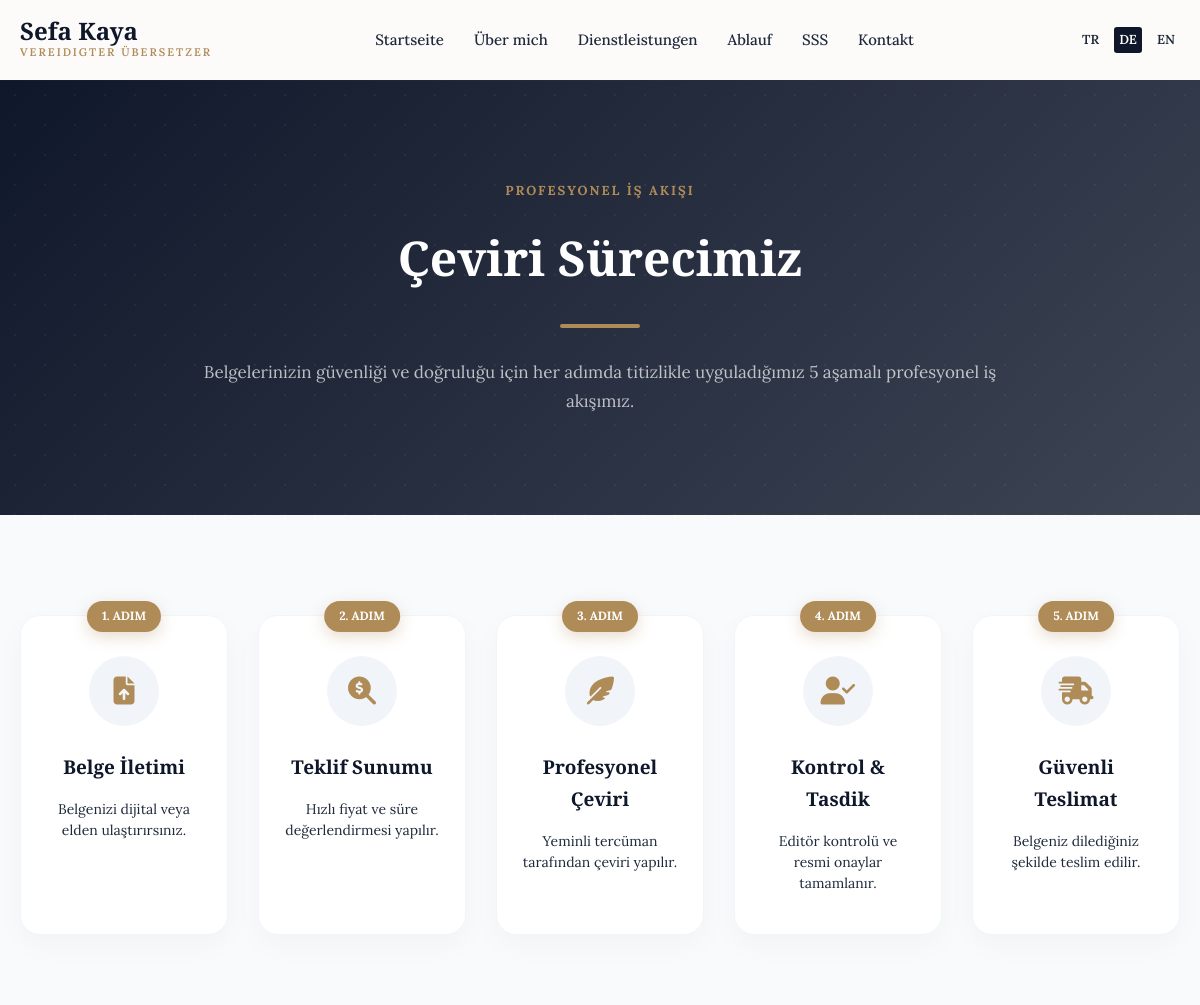
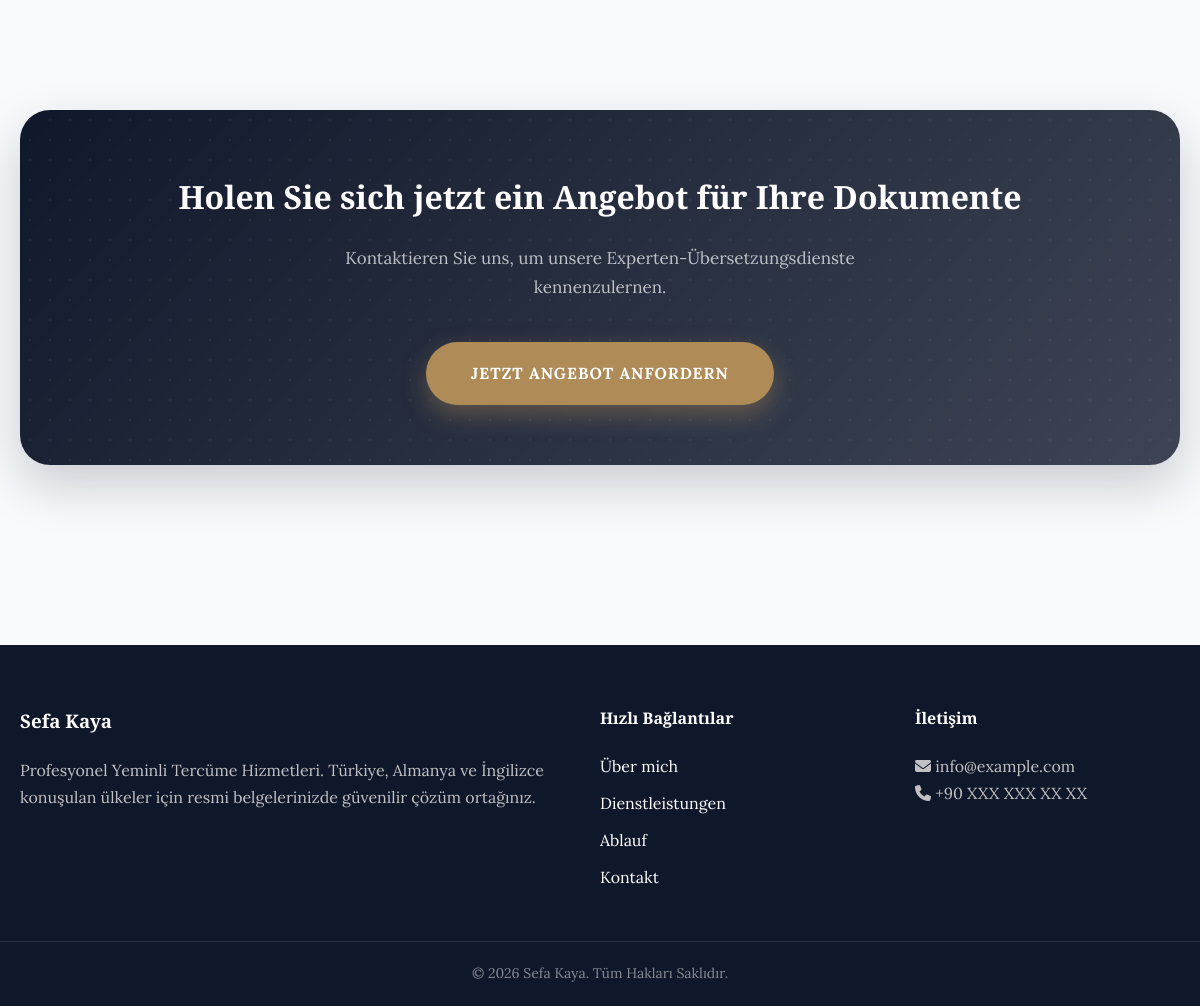
Page /surec.php?lang=de on the committed database (2 pictures, top to bottom).
### tables this page shows
CREATE TABLE IF NOT EXISTS languages (
    id INT AUTO_INCREMENT PRIMARY KEY,
    code VARCHAR(10) NOT NULL UNIQUE,
    name VARCHAR(50) NOT NULL,
    is_default TINYINT(1) DEFAULT 0
);

### classes/Language.php (called while the page is built, shortened)
<?php
class Language {
    private $pdo;
    private $current_lang;
    private $translations = [];
    public function __construct($pdo) {
        $this->pdo = $pdo;
        $this->initLanguage();
        $this->loadTranslations();
    }
    private function initLanguage() {
        if (isset($_GET['lang'])) {
            $lang = $_GET['lang'];
        } elseif (isset($_SESSION['lang'])) {
            $lang = $_SESSION['lang'];
        } else {
            $lang = DEFAULT_LANG;
        }
        $stmt = $this->pdo->prepare("SELECT id, code FROM languages WHERE code = ?");
        $stmt->execute([$lang]);
        $row = $stmt->fetch();
        if ($row) {
            $this->current_lang = $row['code'];
        } else {
            $stmt = $this->pdo->prepare("SELECT id, code FROM languages WHERE is_default = 1 LIMIT 1");
            $stmt->execute();
            $default = $stmt->fetch();
            $this->current_lang = $default['code'];
            $this->current_lang_id = $default['id'];
        }
    }
    private function loadTranslations() {
        $stmt = $this->pdo->prepare("
            SELECT t.key, t.value
            FROM translations t
            JOIN languages l ON t.lang_id = l.id
            WHERE l.code = ?
        ");
        $stmt->execute([$this->current_lang]);
        $rows = $stmt->fetchAll();
        foreach ($rows as $row) {
            $this->translations[$row['key']] = $row['value'];
        }
    }
    public function get($key, $default = null) {
        return $this->translations[$key] ?? ($default ?? $key);
    }
    public function getCurrentLang() {
        return $this->current_lang;
    }
}
?>

### surec.php (the view, shortened to what this page needs)
<?php include 'includes/head.php'; ?>
<main style="background: #f8fafc; padding-bottom: 80px;">
    <section class="page-header" style="background: linear-gradient(135deg, var(--primary-color) 0%, rgba(var(--primary-rgb), 0.8) 100%); padding: 100px 0; position: relative; overflow: hidden; text-align: center;">
        <div style="position: absolute; top: 0; left: 0; right: 0; bottom: 0; opacity: 0.05; background-image: radial-gradient(circle, var(--white) 1px, transparent 1px); background-size: 30px 30px;"></div>
        <div class="container" style="position: relative; z-index: 1;">
            <span style="font-size: 13px; font-weight: 700; color: var(--accent-color); text-transform: uppercase; letter-spacing: 2px; display: block; margin-bottom: 15px;"><?php echo __('process_label', 'PROFESYONEL İŞ AKIŞI'); ?></span>
            <h1 style="font-size: 48px; color: var(--white); font-weight: 800; margin-bottom: 25px;"><?php echo __('process_title', 'Çeviri Sürecimiz'); ?></h1>
            <div style="width: 80px; height: 4px; background: var(--accent-color); margin: 0 auto; border-radius: 2px;"></div>
            <p style="max-width: 800px; margin: 30px auto 0; color: rgba(255,255,255,0.7); font-size: 17px; line-height: 1.7;"><?php echo __('process_subtitle', 'Belgelerinizin güvenliği ve doğruluğu için her adımda titizlikle uyguladığımız 5 aşamalı profesyonel iş akışımız.'); ?></p>
        </div>
    </section>
    <section class="section" style="padding: 100px 0;">
        <div class="container">
            <div class="process-grid" style="
                display: grid;
                grid-template-columns: repeat(auto-fit, minmax(200px, 1fr));
                gap: 30px;
                justify-content: center;
            ">
                <?php
                $steps = [
                    [
                        'id' => 1,
                        'icon' => 'fas fa-file-upload',
                        'title' => __('process_step1_title', 'Belge İletimi'),
                        'text' => __('process_step1_text', 'Belgenizi dijital veya elden ulaştırırsınız.')
                    ],
                    [
                        'id' => 2,
                        'icon' => 'fas fa-search-dollar',
                        'title' => __('process_step2_title', 'Teklif Sunumu'),
                        'text' => __('process_step2_text', 'Hızlı fiyat ve süre değerlendirmesi yapılır.')
                    ],
                    [
                        'id' => 3,
                        'icon' => 'fas fa-feather-alt',
                        'title' => __('process_step3_title', 'Profesyonel Çeviri'),
                        'text' => __('process_step3_text', 'Yeminli tercüman tarafından çeviri yapılır.')
                    ],
                    [
                        'id' => 4,
                        'icon' => 'fas fa-user-check',
                        'title' => __('process_step4_title', 'Kontrol & Tasdik'),
                        'text' => __('process_step4_text', 'Editör kontrolü ve resmi onaylar tamamlanır.')
                    ],
                    [
                        'id' => 5,
                        'icon' => 'fas fa-shipping-fast',
                        'title' => __('process_step5_title', 'Güvenli Teslimat'),
                        'text' => __('process_step5_text', 'Belgeniz dilediğiniz şekilde teslim edilir.')
                    ]
                ];
                foreach ($steps as $index => $step):
                ?>
                <div class="process-card" style="
                    background: var(--white);
                    padding: 40px 25px;
                    border-radius: 20px;
                    box-shadow: 0 10px 30px rgba(0,0,0,0.03);
                    text-align: center;
                    border: 1px solid var(--light-gray);
                    transition: all 0.4s ease;
                    position: relative;
                    animation: fadeInUp 0.6s ease-out <?php echo $index * 0.1; ?>s both;
                ">
                    <div style="
                        position: absolute;
                        top: -15px;
                        left: 50%;
                        transform: translateX(-50%);
                        background: var(--accent-color);
                        color: var(--white);
                        padding: 5px 15px;
                        border-radius: 20px;
                        font-size: 12px;
                        font-weight: 800;
                        box-shadow: 0 5px 15px rgba(var(--accent-rgb), 0.3);
                    ">
                        <?php echo $step['id']; ?>. ADIM
                    </div>
                    <div style="
                        width: 70px;
                        height: 70px;
                        background: var(--light-gray);
                        border-radius: 50%;
                        display: flex;
                        align-items: center;
                        justify-content: center;
                        margin: 0 auto 25px;
                        color: var(--accent-color);
                        font-size: 28px;
                        transition: all 0.3s;
                    ">
                        <i class="<?php echo $step['icon']; ?>"></i>
                    </div>
                    <h4 style="font-size: 19px; color: var(--primary-color); font-weight: 700; margin-bottom: 15px;"><?php echo $step['title']; ?></h4>
                    <p style="font-size: 14px; color: var(--text-color); line-height: 1.5; margin-bottom: 0;"><?php echo $step['text']; ?></p>
                </div>
                <?php endforeach; ?>
            </div>
        </div>
    </section>
    <?php
    $cta_title = 'Belgeleriniz İçin Hemen Teklif Alın';
    $cta_desc = 'Uzman çeviri hizmetlerimizle tanışmak ve sürecimizi deneyimlemek için bizimle iletişime geçin.';
    $cta_btn_text = 'HEMEN TEKLİF İSTEYİN';
    if ($currentLang == 'en') {
        $cta_title = 'Get a Fast Quote for Your Documents';
        $cta_desc = 'Contact us now to discover our expert translation services and experience our process.';
        $cta_btn_text = 'GET A QUOTE NOW';
    } elseif ($currentLang == 'de') {
        $cta_title = 'Holen Sie sich jetzt ein Angebot für Ihre Dokumente';
        $cta_desc = 'Kontaktieren Sie uns, um unsere Experten-Übersetzungsdienste kennenzulernen.';
        $cta_btn_text = 'JETZT ANGEBOT ANFORDERN';
    } elseif ($currentLang == 'ru') {
        $cta_title = 'Получите расчет стоимости перевода ваших документов';
        $cta_desc = 'Свяжитесь с нами, чтобы узнать о наших экспертных услугах по переводу.';
        $cta_btn_text = 'ПОЛУЧИТЬ РАСЧЕТ';
    }
    ?>
    <section class="section cta-section" style="padding-bottom: 100px;">
        <div class="container">
            <div style="
                background: linear-gradient(135deg, var(--primary-color) 0%, rgba(var(--primary-rgb), 0.8) 100%);
                border-radius: 30px;
                padding: 60px 40px;
                text-align: center;
                position: relative;
                overflow: hidden;
                box-shadow: 0 20px 50px rgba(var(--primary-rgb), 0.2);
            ">
                <div style="position: absolute; top: 0; left: 0; right: 0; bottom: 0; opacity: 0.05; background-image: radial-gradient(circle, var(--white) 1px, transparent 1px); background-size: 20px 20px;"></div>
                <h2 style="color: var(--white); font-size: 32px; font-weight: 800; margin-bottom: 20px; position: relative;"><?php echo $cta_title; ?></h2>
                <p style="color: rgba(255,255,255,0.7); max-width: 600px; margin: 0 auto 40px; font-size: 17px; position: relative;"><?php echo $cta_desc; ?></p>
                <a href="iletisim.php" class="btn-premium" style="
                    display: inline-block;
                    background: var(--accent-color);
                    color: var(--white);
                    padding: 18px 45px;
                    border-radius: 50px;
                    font-weight: 700;
                    text-decoration: none;
                    text-transform: uppercase;
                    letter-spacing: 1px;
                    transition: all 0.3s;
                    box-shadow: 0 10px 25px rgba(var(--accent-rgb), 0.4);
                    position: relative;
                ">
                    <?php echo $cta_btn_text; ?>
                </a>
            </div>
        </div>
    </section>
</main>
<?php include 'includes/foot.php'; ?>

### assets/css/style.css (style rules this page uses)
:root { --max-width: 1200px; --card-shadow: 0 4px 15px rgba(0, 0, 0, 0.08); }
* { margin: 0; padding: 0; box-sizing: border-box; }
body { font-family: 'Lora', serif; color: var(--text-color); line-height: 1.7; background-color: var(--secondary-color); }
h1, h2, h3, h4, .logo .name { font-family: 'Playfair Display', serif; font-weight: 700; }
.container { max-width: var(--max-width); margin: 0 auto; padding: 0 20px; }
a { text-decoration: none; color: inherit; transition: 0.3s; }
.section { padding: 80px 0; }

### rows in the picture
languages: code "Holen Sie sich jetzt ein Angebot für Ihre Dokumente", code "Kontaktieren Sie uns, um unsere Experten-Übersetzungsdienste kennenzulernen.", code "JETZT ANGEBOT ANFORDERN"

### other values in the picture
__('nav_title', 'Yeminli Tercüman') "VEREIDIGTER ÜBERSETZER"
__('nav_home', 'Ana Sayfa') "Startseite"
__('nav_about', 'Hakkımda') "Über mich"
__('nav_services', 'Hizmetler') "Dienstleistungen"
__('nav_process', 'Çeviri Süreci') "Ablauf"
__('nav_faq', 'SSS') "SSS"
__('nav_contact', 'İletişim') "Kontakt"
__('process_label', 'PROFESYONEL İŞ AKIŞI') "PROFESYONEL İŞ AKIŞI"
__('process_title', 'Çeviri Sürecimiz') "Çeviri Sürecimiz"
$step['id'] "1"
$step['title'] "Belge İletimi"
$step['text'] "Belgenizi dijital veya elden ulaştırırsınız."
$step['id'] "2"
$step['title'] "Teklif Sunumu"
$step['text'] "Hızlı fiyat ve süre değerlendirmesi yapılır."
